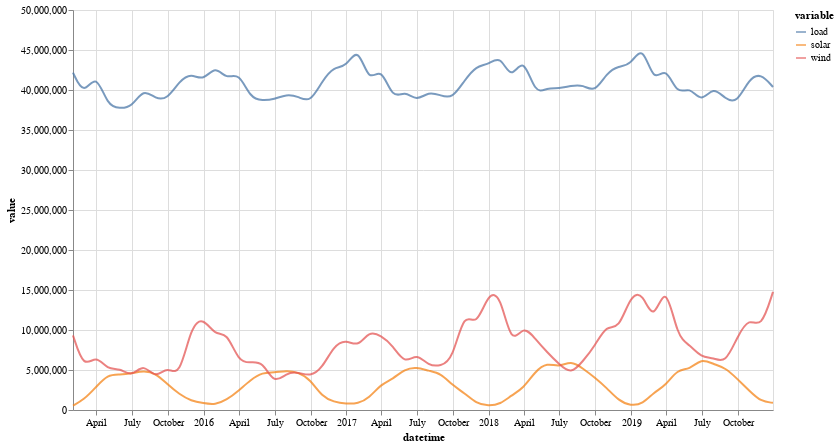

Here is the notebook cell this chart was saved with:
### Markdown cell above
While the above line chart is truthful to the local fluctuations, it makes it hard to actually grasp the ups and downs over the course of months and years. Let's change the sampling from days to months to examine the overall patterns in the data.

### Code cell
# we reduce the granularity to months and sum up the values
months = opsd.resample("M").sum()

# to make the line a bit smoother, we include an interpolate parameter
alt.Chart(months.reset_index().melt("datetime")).mark_line(opacity=0.75, interpolate="basis").encode(
    x='datetime',
    y='value',
    color='variable',
).properties(width=700, height=400)

### Figure 1 — Vega-Lite specification as saved in the notebook (floating-point values rounded to 4 significant figures; data arrays with more than 128 entries replaced by an {"elided": "..."} marker saying what was removed)
{"config": {"view": {"continuousWidth": 300, "continuousHeight": 300}}, "data": {"name": "data-c2881aebf8b9f615043c06c0d2deb96b"}, "mark": {"type": "line", "interpolate": "basis", "opacity": 0.75}, "encoding": {"color": {"field": "variable", "type": "nominal"}, "x": {"field": "datetime", "type": "temporal"}, "y": {"field": "value", "type": "quantitative"}}, "height": 400, "width": 700, "$schema": "https://vega.github.io/schema/vega-lite/v5.8.0.json", "datasets": {"data-c2881aebf8b9f615043c06c0d2deb96b": {"elided": "180 records"}}}
